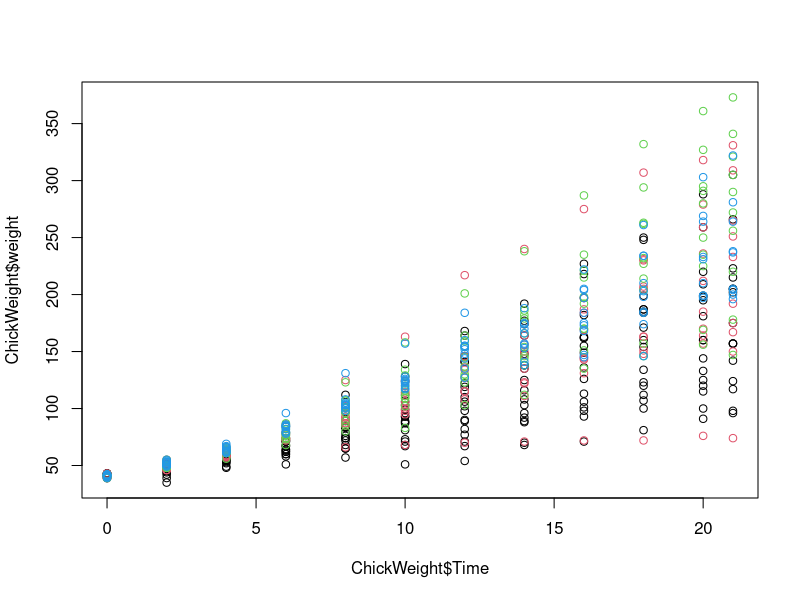
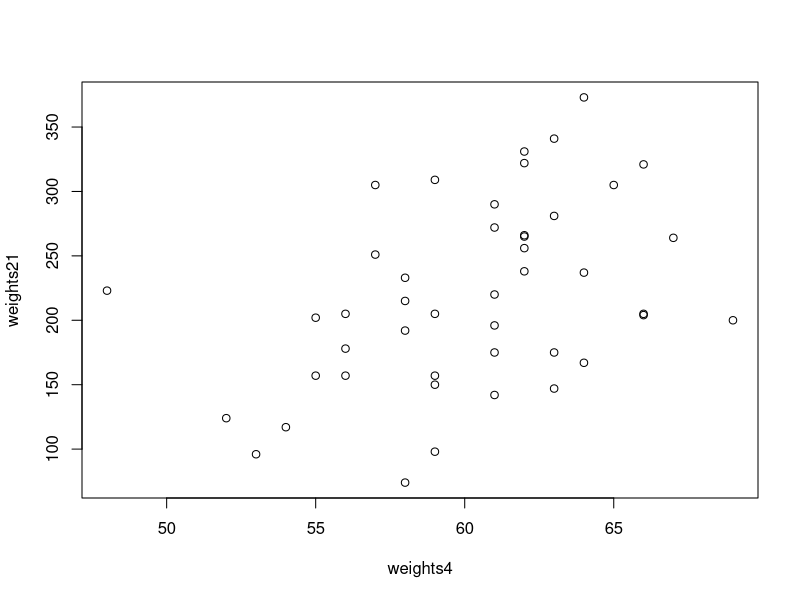
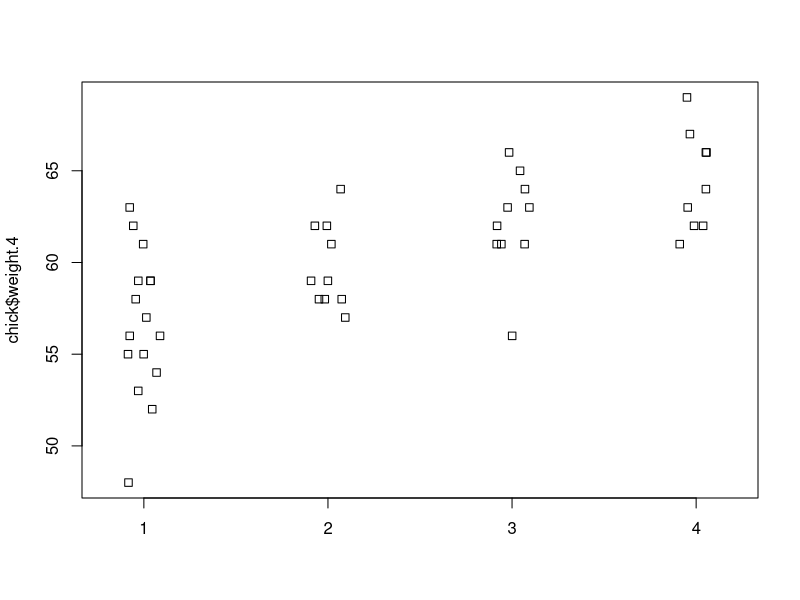

Generate these figures, in order, with R: (Note: this script raises an error after producing the figures.)
data(ChickWeight)

plot(ChickWeight$Time, ChickWeight$weight, col=ChickWeight$Diet)

chick = reshape(ChickWeight,idvar=c("Chick","Diet"),timevar="Time",direction="wide")
head(chick)

chick = na.omit(chick)

# We will focus on the chick weights on day 4 (check the column names of 'chick' and note the numbers).
# How much does the average of chick weights at day 4 increase if we add an outlier measurement 
# of 3000 grams? Specifically what is the average weight of the day 4 chicks including the outlier 
# chick divided by the average of the weight of the day 4 chicks without the outlier. 

weights <- chick$weight.4
mean(c(weights, 3000))/mean(weights)

# In the problem above we saw how sensitive the mean is to outliers. Now let's see what happens
# when we use the median instead of the mean.
# Compute the same ratio but now using median instead of the mean.

median(c(weights, 3000))/median(weights)

# Now try the same thing with the sample standard deviation, (the sd() function in R).
# Add a chick with weight 3000 gramsto the chick weights from day 4.How much does the
# standard deviation change?

sd(c(weights, 3000))/sd(weights)
mad(c(weights, 3000))/mad(weights)

# Calculate the Pearson correlation of the weights of chicks from day 4 and day 21.
# Now calculate how much the Pearson correlation changes if we add a chick that weighs
# 3000 on day4 and 3000 on day 21. Again, divide the Pearson correlation with the outlier
# chick over the Pearson correlation computed without the outliers.

weights4 <- chick$weight.4
weights21 <- chick$weight.21

plot(weights4, weights21)

cor(c(weights4, 3000), c(weights21, 3000)) / cor(weights4, weights21)

cor(c(weights4, 3000), c(weights21, 3000), method = "spearman") / 
    cor(weights4, weights21, method = "spearman")

# Save the weights of the chicks on day 4 from diet 1 as a vector 'x'. Save the weights of the
# chicks on day 4 from diet 4 as a vector 'y'. Now perform a t test comparing x and y (in R the 
# function t.test(x,y) will perform the test). Now, perform a Wilcoxon test of x and y
# (in R the function wilcox.test(x,y) will perform the test). 
# Now, perform a t-test of x and y, after adding a single chick of weight 200 grams to 'x'
# (the diet 1 chicks). What is the p-value from this test?

stripchart(chick$weight.4 ~ chick$Diet, method="jitter", vertical=TRUE)

x <- filter(chick, Diet == "1")$weight.4
y <- filter(chick, Diet == "4")$weight.4

stripchart(list(x, y), vertical = TRUE)

t.test(x, y)
wilcox.test(x, y)

testResult <- t.test(c(x, 200), y)
testResult

testResult <- wilcox.test(c(x, 200), y)
testResult


# What is the difference in t-test statistic (the statistic is obtained by t.test(x,y)$statistic)
# between adding 10 and adding 100 to all the values in the group 'y'? So take the the t-test
# statistic with x and y+10 and substract away the t-test statistic with x and y+100.
# (The value should be positive).

par(mfrow=c(1,3))

boxplot(x,y)

boxplot(x,y+10)

boxplot(x,y+100)

t10 <- t.test(x, y + 10)$statistic
t100 <- t.test(x, y + 100)$statistic

t10 - t100

w10 <- wilcox.test(x, y + 10)$statistic
w100 <- wilcox.test(x, y + 100)$statistic

w10 - w100
